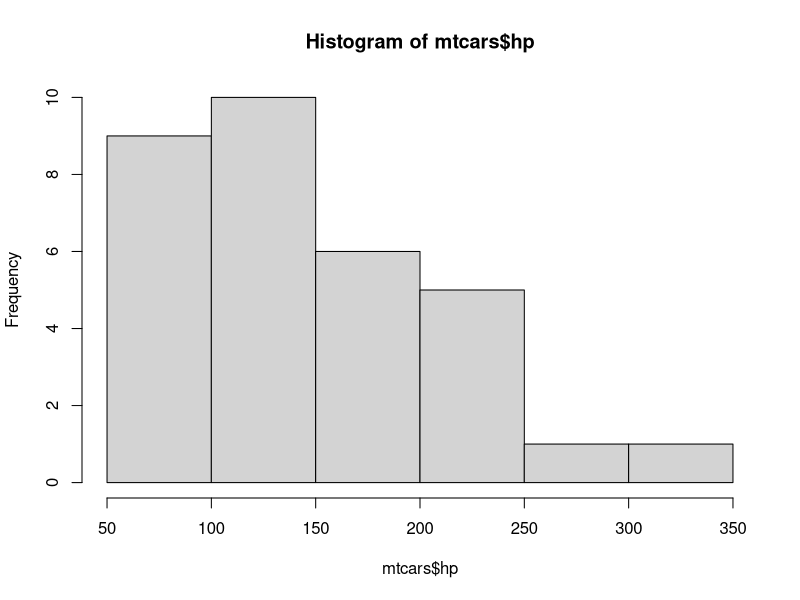

Reproduce this figure in R.
#Loading built in dataset mtcars
data("mtcars")

#print data (6 rows, default is 6)
head(mtcars,6)

#number of rows in dataset
nrow(mtcars)

# number of col in dataset
ncol(mtcars)

#to know more about mtcars
?mtcars

#summarise the dataset
summary(mtcars)

#getting quantiles of dataset
quantile(mtcars$wt)

#variance of weight
var(mtcars$wt)

#histogram of dataset
hist(mtcars$hp)